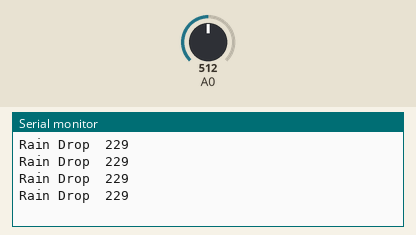
This sketch was run on a simulated Arduino Uno, built with avr-gcc and run on an emulated ATmega328P. On the bench: the last lines printed to the serial monitor. The inputs (shaded band) are chosen by the test bench; at power-on: A0 = 512.

Above: at 1.2 s.
1.3 s: A0 set to 716
At 1.71 s:
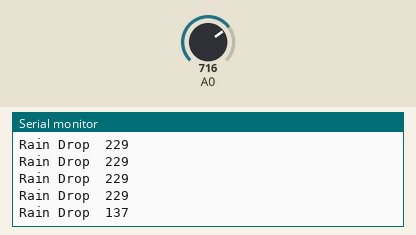
2.8 s: A0 set to 900
At 2.91 s:
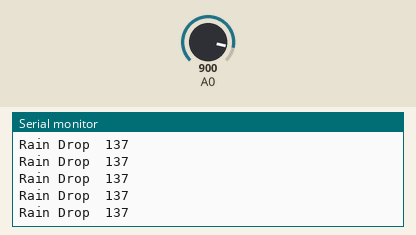
Timing chart, 0 to 5.8 s (numbered marks = the images above; inputs shaded):
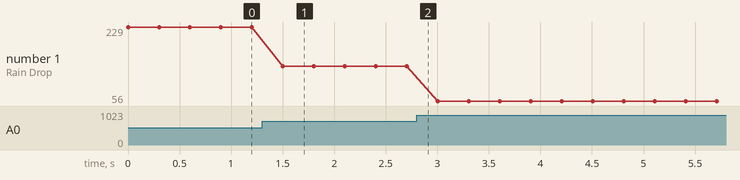

Measured:
- after the input at 1.3 s, the serial monitor: prints a new line after 0.20 s (image 1)
- plotted number 1: 229 → 137 after the input at 1.3 s, 137 → 56 after the input at 2.8 s

The sketch:

Rain_Sensor_Module.ino
```cpp
/*
Aralinks Coding Education
modified 24 April 2019
by Nikko Llanes
*/


void setup() {
  Serial.begin(9600);
  pinMode(A1, INPUT);       //Rain
}
void loop() {
  Serial.print("Rain Drop\t");
  int A_Rain = analogRead(A0);
  A_Rain = map(A_Rain, 800, 1023, 100, 0);
  Serial.println(A_Rain);//RAIN
  delay(300);
}
```
